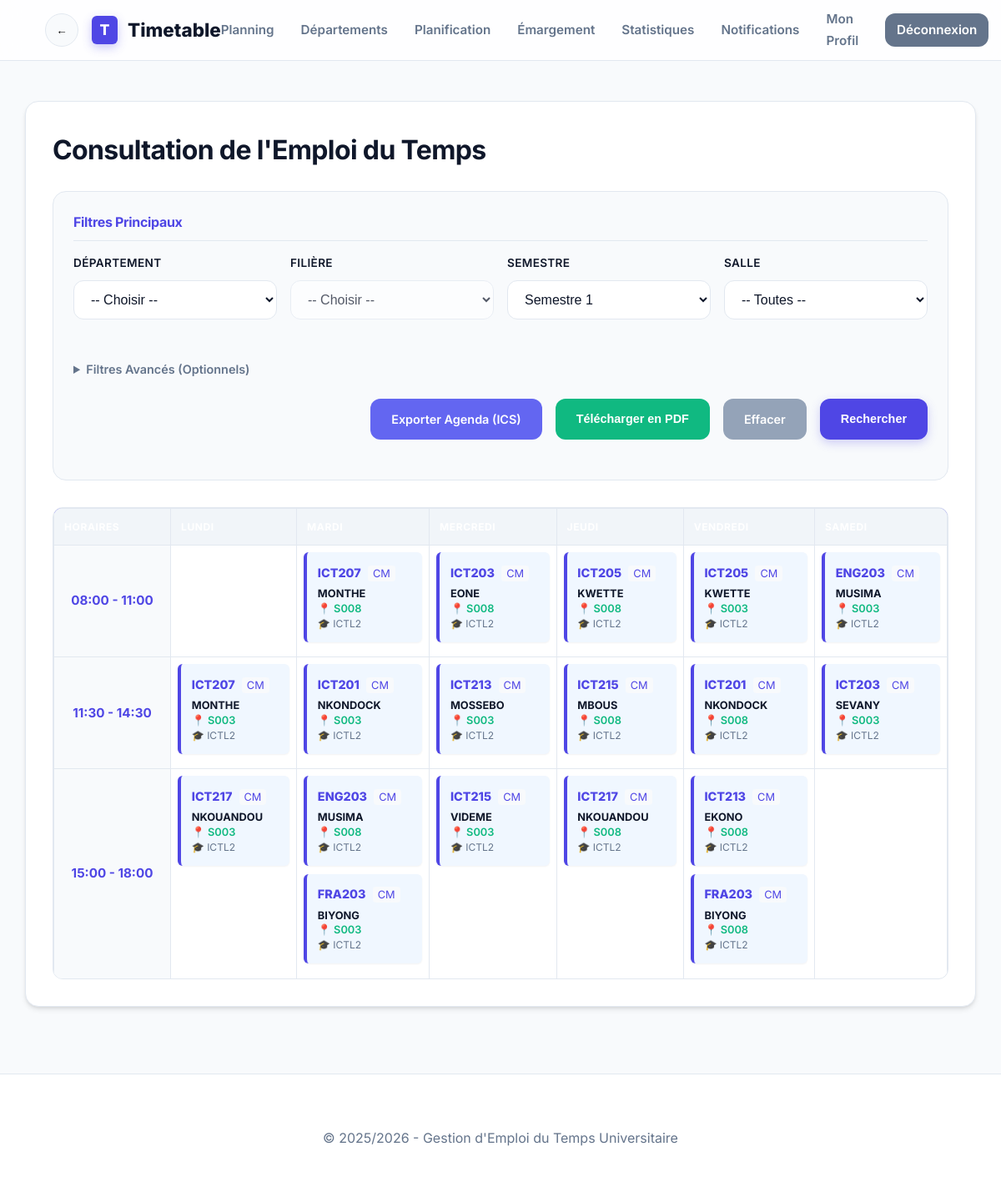
Page /timetable_app/modules/views/view.php (signed in) on the committed database.
### tables this page shows
CREATE TABLE timetable (
    id INT PRIMARY KEY AUTO_INCREMENT,
    class_id INT,
    course_id INT,
    teacher_id INT,
    room_id INT,
    slot_id INT,
    semester_id INT,
    week_number INT,
    date_passage DATE,
    group_name VARCHAR(10),
    type VARCHAR(20) DEFAULT 'CM',
    FOREIGN KEY(class_id) REFERENCES classes(id),
    FOREIGN KEY(course_id) REFERENCES courses(id),
    FOREIGN KEY(teacher_id) REFERENCES teachers(id),
    FOREIGN KEY(room_id) REFERENCES rooms(id),
    FOREIGN KEY(slot_id) REFERENCES slots(id),
    FOREIGN KEY(semester_id) REFERENCES semesters(id)
);

CREATE TABLE courses (
    id INT PRIMARY KEY AUTO_INCREMENT,
    code VARCHAR(20) NOT NULL,
    title VARCHAR(200) NOT NULL,
    program_id INT,
    FOREIGN KEY(program_id) REFERENCES programs(id)
);

CREATE TABLE teachers (
    id INT PRIMARY KEY AUTO_INCREMENT,
    user_id INT,
    name VARCHAR(100) NOT NULL,
    email VARCHAR(100),
    department_id INT,
    FOREIGN KEY(user_id) REFERENCES users(id),
    FOREIGN KEY(department_id) REFERENCES departments(id)
);

CREATE TABLE rooms (
    id INT PRIMARY KEY AUTO_INCREMENT,
    name VARCHAR(50) NOT NULL,
    capacity INT NOT NULL,
    is_predefined TINYINT(1) DEFAULT 1
);

CREATE TABLE classes (
    id INT PRIMARY KEY AUTO_INCREMENT,
    program_id INT,
    name VARCHAR(50) NOT NULL,
    size INT,
    semester_id INT,
    FOREIGN KEY(program_id) REFERENCES programs(id),
    FOREIGN KEY(semester_id) REFERENCES semesters(id)
);

### timetable_app/modules/views/view.php (the view, shortened to what this page needs)
<?php
require_once '../../includes/config.php';
$role = $_SESSION['role'] ?? 'guest';
$selected_dept = $_GET['department_id'] ?? null;
$selected_semester = $_GET['semester_id'] ?? 1;
$selected_class = $_GET['class_id'] ?? null;
$selected_teacher = $_GET['teacher_id'] ?? null;
$semesters = $pdo->query("SELECT id, name FROM semesters ORDER BY name")->fetchAll();
$sql = "SELECT t.*, c.name as class_name, co.code as course_code, co.title as course_title,
               te.name as teacher_name, r.name as room_name, s.day, s.start_time, s.end_time,
               p.name as program_name, d.name as dept_name
        FROM timetable t
        JOIN classes c ON t.class_id = c.id
        JOIN programs p ON c.program_id = p.id
        JOIN departments d ON p.department_id = d.id
        JOIN courses co ON t.course_id = co.id
        JOIN teachers te ON t.teacher_id = te.id
        JOIN rooms r ON t.room_id = r.id
        JOIN slots s ON t.slot_id = s.id
        WHERE t.semester_id = ?";
$params = [$selected_semester];
$sql .= " ORDER BY s.id, t.week_number";
$stmt = $pdo->prepare($sql);
$stmt->execute($params);
$timetable_entries = $stmt->fetchAll();
$schedule = [];
foreach ($timetable_entries as $entry) {
    $day = $entry['day'];
    $time_slot = $entry['start_time'] . ' - ' . $entry['end_time'];
    $schedule[$time_slot][$day][] = $entry;
}
$days = ['Lundi', 'Mardi', 'Mercredi', 'Jeudi', 'Vendredi', 'Samedi'];
$time_slots = $pdo->query("SELECT DISTINCT start_time, end_time FROM slots ORDER BY start_time")->fetchAll();
require_once '../../includes/header.php';
?>
<div class="card">
    <h1 style="margin-bottom: 1.5rem;">Consultation de l'Emploi du Temps</h1>
    <?php if ($role !== 'student'): ?>
    <form method="GET" class="card" style="background: var(--bg); border: 1px solid var(--border); box-shadow: none; padding: 1.5rem;">
        <h3 style="margin-top: 0; font-size: 1rem; color: var(--primary); border-bottom: 1px solid var(--border); padding-bottom: 0.5rem; margin-bottom: 1rem;">Filtres Principaux</h3>
        <div style="display: grid; grid-template-columns: repeat(auto-fit, minmax(220px, 1fr)); gap: 1rem;">
            <div class="form-group">
                <label>Département</label>
                <select name="department_id" onchange="this.form.submit()">
                    <option value="">-- Choisir --</option>
                </select>
            </div>
            <div class="form-group">
                <label>Filière</label>
                <select name="program_id" onchange="this.form.submit()" <?php echo !$selected_dept ? 'disabled' : ''; ?>>
                    <option value="">-- Choisir --</option>
                </select>
            </div>
            <div class="form-group">
                <label>Semestre</label>
                <select name="semester_id" onchange="this.form.submit()">
                    <?php foreach ($semesters as $s): ?>
                        <option value="<?php echo $s['id']; ?>" <?php echo $selected_semester == $s['id'] ? 'selected' : ''; ?>><?php echo htmlspecialchars($s['name']); ?></option>
                    <?php endforeach; ?>
                </select>
            </div>
            <div class="form-group">
                <label>Salle</label>
                <select name="room_id" onchange="this.form.submit()">
                    <option value="">-- Toutes --</option>
                </select>
            </div>
        </div>
        <details style="margin-top: 1.5rem;" <?php echo ($selected_class || $selected_teacher) ? 'open' : ''; ?>>
            <summary style="cursor: pointer; color: var(--secondary); font-size: 0.9rem; font-weight: 600;">Filtres Avancés (Optionnels)</summary>
        </details>
    <div style="margin-top: 1.5rem; display: flex; gap: 1rem; justify-content: flex-end;">
            <a href="export_ics.php" class="btn btn-secondary" style="background: #6366f1;">Exporter Agenda (ICS)</a>
            <button onclick="downloadPDF()" class="btn btn-secondary" style="background: #10b981;">Télécharger en PDF</button>
            <?php if ($role !== 'student'): ?>
                <a href="view.php" class="btn btn-secondary" style="background: #94a3b8;">Effacer</a>
                <button type="submit" class="btn btn-primary">Rechercher</button>
            <?php endif; ?>
        </div>
    </form>
    <?php endif; ?>
    <div class="table-responsive" style="margin-top: 2rem;">
        <?php if (empty($timetable_entries)): ?>
            <div style="text-align: center; padding: 4rem; background: #fff; border: 2px dashed var(--border); border-radius: var(--radius);">
                <span style="font-size: 3rem; display: block; margin-bottom: 1rem;">📅</span>
                <p style="color: var(--text-muted); font-size: 1.1rem; margin: 0;">Aucun cours trouvé pour cette sélection.</p>
            </div>
        <?php else: ?>
            <table class="timetable-grid">
                <thead>
                    <tr style="background: var(--primary); color: white;">
                        <th style="width: 140px; color: white;">Horaires</th>
                        <?php foreach ($days as $day): ?>
                            <th style="color: white;"><?php echo $day; ?></th>
                        <?php endforeach; ?>
                    </tr>
                </thead>
                <tbody>
                    <?php foreach ($time_slots as $slot): ?>
                        <?php $slot_label = $slot['start_time'] . ' - ' . $slot['end_time']; ?>
                        <tr>
                            <td style="background: var(--bg); font-weight: 700; color: var(--primary); text-align: center; vertical-align: middle;">
                                <?php echo $slot_label; ?>
                            </td>
                            <?php foreach ($days as $day): ?>
                                <td style="padding: 0.5rem; min-height: 120px;">
                                    <?php if (isset($schedule[$slot_label][$day])): ?>
                                        <?php foreach ($schedule[$slot_label][$day] as $course): ?>
                                            <div style="background: #f0f7ff; border-left: 4px solid var(--primary); padding: 0.8rem; border-radius: 6px; margin-bottom: 0.6rem; box-shadow: var(--shadow-sm);">
                                                <div style="font-weight: 800; color: var(--primary); margin-bottom: 0.3rem; font-size: 0.9rem;">
                                                    <?php echo htmlspecialchars($course['course_code']); ?>
                                                    <span style="font-weight: 400; font-size: 0.8rem; background: var(--bg); padding: 2px 6px; border-radius: 4px; margin-left: 5px;">
                                                        <?php echo htmlspecialchars($course['type'] ?? 'Cours'); ?>
                                                    </span>
                                                </div>
                                                <div style="font-size: 0.8rem; color: var(--text); line-height: 1.4;">
                                                    <strong><?php echo htmlspecialchars($course['teacher_name']); ?></strong><br>
                                                    <span style="color: var(--success); font-weight: 600;">📍 <?php echo htmlspecialchars($course['room_name']); ?></span><br>
                                                    <span style="color: var(--secondary); font-size: 0.75rem;">🎓 <?php echo htmlspecialchars($course['class_name']); ?></span>
                                                </div>
                                            </div>
                                        <?php endforeach; ?>
                                    <?php endif; ?>
                                </td>
                            <?php endforeach; ?>
                        </tr>
                    <?php endforeach; ?>
                </tbody>
            </table>
        <?php endif; ?>
    </div>
</div>
<?php require_once '../../includes/footer.php'; ?>

### timetable_app/assets/css/style.css (style rules this page uses)
:root { --primary: #4f46e5; --primary-hover: #4338ca; --primary-light: #eef2ff; --secondary: #64748b; --secondary-hover: #475569; --success: #10b981; --success-hover: #059669; --danger: #ef4444; --danger-hover: #dc2626; --warning: #f59e0b; --bg: #f8fafc; --surface: #ffffff; --text: #0f172a; --text-muted: #64748b; --border: #e2e8f0; --input-bg: #ffffff; --shadow-sm: 0 1px 2px 0 rgb(0 0 0 / 0.05); --shadow: 0 4px 6px -1px rgb(0 0 0 / 0.1), 0 2px 4px -2px rgb(0 0 0 / 0.1); --shadow-md: 0 10px 15px -3px rgb(0 0 0 / 0.1), 0 4px 6px -4px rgb(0 0 0 / 0.1); --shadow-lg: 0 20px 25px -5px rgb(0 0 0 / 0.1), 0 8px 10px -6px rgb(0 0 0 / 0.1); --radius-sm: 0.375rem; --radius: 0.75rem; --radius-lg: 1rem; --transition: all 0.3s cubic-bezier(0.4, 0, 0.2, 1); }
* { box-sizing: border-box; margin: 0; padding: 0; }
body { font-family: 'Inter', -apple-system, BlinkMacSystemFont, "Segoe UI", Roboto, sans-serif; background-color: var(--bg); color: var(--text); line-height: 1.6; -webkit-font-smoothing: antialiased; }
.card { background: var(--surface); padding: 2rem; border-radius: var(--radius-lg); border: 1px solid var(--border); box-shadow: var(--shadow); margin-bottom: 2rem; transition: var(--transition); animation: fadeIn 0.8s cubic-bezier(0.16, 1, 0.3, 1); }
.card h1, .card h2, .card h3 { margin-bottom: 1.5rem; color: var(--text); font-weight: 700; letter-spacing: -0.02em; }
.btn { display: inline-flex; align-items: center; justify-content: center; padding: 0.75rem 1.5rem; border-radius: var(--radius); font-weight: 600; font-size: 0.9rem; cursor: pointer; transition: var(--transition); text-decoration: none; border: 1px solid transparent; gap: 0.5rem; }
.btn-primary { background: var(--primary); color: white; box-shadow: 0 4px 12px rgba(79, 70, 229, 0.25); }
.btn-secondary { background: var(--secondary); color: white; }
form div { margin-bottom: 1.5rem; }
label { display: block; margin-bottom: 0.6rem; font-weight: 600; font-size: 0.85rem; color: var(--text); text-transform: uppercase; letter-spacing: 0.025em; }
input[type="text"], input[type="password"], input[type="number"], input[type="date"], input[type="email"], select, textarea { width: 100%; padding: 0.8rem 1rem; border: 1px solid var(--border); border-radius: var(--radius); background-color: var(--input-bg); color: var(--text); font-size: 1rem; transition: var(--transition); }
.table-responsive { overflow-x: auto; border-radius: var(--radius); border: 1px solid var(--border); }
table { width: 100%; border-collapse: collapse; }
th { background-color: #f1f5f9; color: var(--text-muted); font-weight: 700; font-size: 0.75rem; text-transform: uppercase; letter-spacing: 0.05em; padding: 1rem 1.25rem; text-align: left; }
td { padding: 1.25rem; font-size: 0.95rem; border-bottom: 1px solid var(--border); transition: var(--transition); }
tr:last-child td { border-bottom: none; }

### timetable_app/modules/views/view.php (style rules this page uses)
.timetable-grid { width: 100%; border-collapse: collapse; }
.timetable-grid th, .timetable-grid td { border: 1px solid var(--border); padding: 0.75rem; vertical-align: top; }

### rows in the picture
timetable: course.code "ICT207", type "CM", teacher.name "MONTHE", room.name "S008", class.name "ICTL2"
timetable: course.code "ICT203", type "CM", teacher.name "EONE", room.name "S008", class.name "ICTL2"
timetable: course.code "ICT205", type "CM", teacher.name "KWETTE", room.name "S008", class.name "ICTL2"
timetable: course.code "ICT205", type "CM", teacher.name "KWETTE", room.name "S003", class.name "ICTL2"
timetable: course.code "ENG203", type "CM", teacher.name "MUSIMA", room.name "S003", class.name "ICTL2"
timetable: course.code "ICT207", type "CM", teacher.name "MONTHE", room.name "S003", class.name "ICTL2"
timetable: course.code "ICT201", type "CM", teacher.name "NKONDOCK", room.name "S003", class.name "ICTL2"
timetable: course.code "ICT213", type "CM", teacher.name "MOSSEBO", room.name "S003", class.name "ICTL2"
timetable: course.code "ICT215", type "CM", teacher.name "MBOUS", room.name "S008", class.name "ICTL2"
timetable: course.code "ICT201", type "CM", teacher.name "NKONDOCK", room.name "S008", class.name "ICTL2"
timetable: course.code "ICT203", type "CM", teacher.name "SEVANY", room.name "S003", class.name "ICTL2"
timetable: course.code "ICT217", type "CM", teacher.name "NKOUANDOU", room.name "S003", class.name "ICTL2"
timetable: course.code "ENG203", type "CM", teacher.name "MUSIMA", room.name "S008", class.name "ICTL2"
timetable: course.code "FRA203", type "CM", teacher.name "BIYONG", room.name "S003", class.name "ICTL2"
timetable: course.code "ICT215", type "CM", teacher.name "VIDEME", room.name "S003", class.name "ICTL2"
timetable: course.code "ICT217", type "CM", teacher.name "NKOUANDOU", room.name "S008", class.name "ICTL2"
timetable: course.code "ICT213", type "CM", teacher.name "EKONO", room.name "S008", class.name "ICTL2"
timetable: course.code "FRA203", type "CM", teacher.name "BIYONG", room.name "S008", class.name "ICTL2"

### other values in the picture
$slot_label "08:00 - 11:00"
$slot_label "11:30 - 14:30"
$slot_label "15:00 - 18:00"
form field semester_id "Semestre 1"
